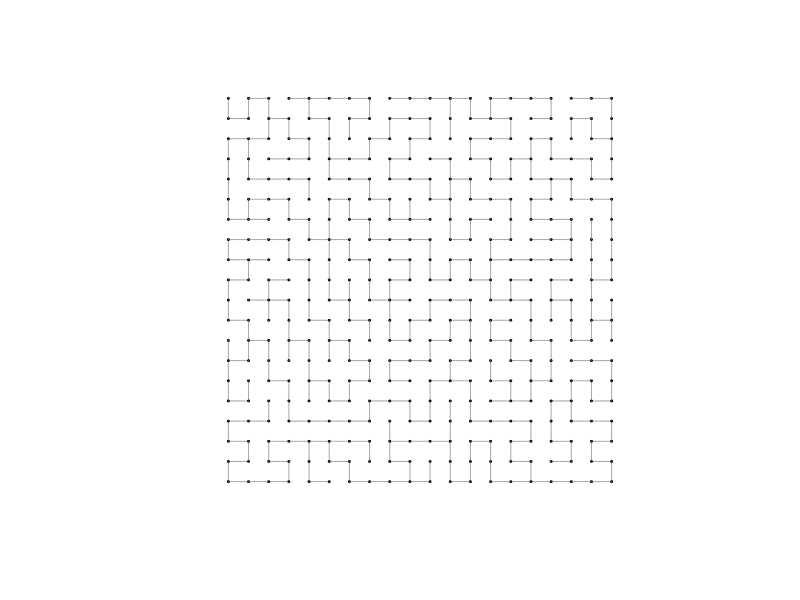

Source code (R): (Note: this script raises an error after producing the figure.)
rm(list=c(ls()))

library(igraph)
#setwd("/Users/jyeakel/Dropbox/PostDoc/2014_Empirical_Watersheds")

L <- 20


#Build Nearest Neighbor Information (Periodic Boundary conditions for LR)
riv.nn <- array(list(),c(L,L))
for (i in 1:L) {
  for (j in 1:L) {
    # In the center of the matrix
    if ((1 < i) && (i < L) && (1 < j) && (j < L)) { 
      nn.ij <- matrix(0,4,2)
      nn.ij[1,] <- c(i+0,j+1)
      nn.ij[2,] <- c(i+0,j-1)
      nn.ij[3,] <- c(i-1,j+0)
      nn.ij[4,] <- c(i+1,j+0)
    }
    # On the right edge of matrix
    if ((1 < i) && (i < L) && (1 < j) && (j == L)) { 
      nn.ij <- matrix(0,3,2)
      nn.ij[1,] <- c(i+0,j-1)
      nn.ij[2,] <- c(i-1,j+0)
      nn.ij[3,] <- c(i+1,j+0)
    }
    # On the Left edge of matrix
    if ((1 < i) && (i < L) && (1 == j) && (j < L)) { 
      nn.ij <- matrix(0,3,2)
      nn.ij[1,] <- c(i+0,j+1)
      nn.ij[2,] <- c(i-1,j+0)
      nn.ij[3,] <- c(i+1,j+0)
    }
    # On the Top edge of matrix
    if ((1 == i) && (i < L) && (1 < j) && (j < L)) { 
      nn.ij <- matrix(0,3,2)
      nn.ij[1,] <- c(i+0,j+1)
      nn.ij[2,] <- c(i+0,j-1)
      nn.ij[3,] <- c(i+1,j+0)
    }
    # On the Bottom edge of matrix
    if ((1 < i) && (i == L) && (1 < j) && (j < L)) { 
      nn.ij <- matrix(0,3,2)
      nn.ij[1,] <- c(i+0,j+1)
      nn.ij[2,] <- c(i+0,j-1)
      nn.ij[3,] <- c(i-1,j+0)
    }
    # On the Top-Left Corner of matrix
    if ((1 == i) && (i < L) && (1 == j) && (j < L)) { 
      nn.ij <- matrix(0,2,2)
      nn.ij[1,] <- c(i+0,j+1)
      nn.ij[2,] <- c(i+1,j+0)
    }
    # On the Top-Right Corner of matrix
    if ((1 == i) && (i < L) && (1 < j) && (j == L)) { 
      nn.ij <- matrix(0,2,2)
      nn.ij[1,] <- c(i+0,j-1)
      nn.ij[2,] <- c(i+1,j+0)
    }
    # On the Bottom-Left Corner of matrix
    if ((1 < i) && (i == L) && (1 == j) && (j < L)) { 
      nn.ij <- matrix(0,2,2)
      nn.ij[1,] <- c(i+0,j+1)
      nn.ij[2,] <- c(i-1,j+0)
    }
    # On the Bottom-Right Corner of matrix
    if ((1 < i) && (i == L) && (1 < j) && (j == L)) { 
      nn.ij <- matrix(0,2,2)
      nn.ij[1,] <- c(i+0,j-1)
      nn.ij[2,] <- c(i-1,j+0)
    }
    riv.nn[[i,j]] <- nn.ij
  }  
}


tic <- 0
coords <- matrix(0,2,L*L)
for (i in 1:L) {
  for (j in 1:L) {
    tic <- tic + 1
    coords[,tic] <- c(i,j)
  }	
}

riv.mat <- matrix(0,L,L)
adj.m <- matrix(0,L*L,L*L)
#g <- graph.adjacency(adj.m)
node <- 1
riv.mat[node] <- 1
node.coord <- which(riv.mat == 1, arr.ind=T)
#empty.nodes <- which(degree(g)==0)
tic <- 0
span.tree <- 0
while (length(span.tree) < (L*L)) { #empty.nodes > 0
  span.tree <- unique(span.tree)
  tic <- tic + 1
  if (tic == 1) {span.tree <- node} else {span.tree <- c(span.tree,node)}
  #Find nearest neighbors to node
  node.nn.coord <- riv.nn[[node.coord[1],node.coord[2]]]
  node.nn <- apply(node.nn.coord, 1, function(x) {
    check.mat <- matrix(0,L,L)
    check.mat[x[1],x[2]] <-1
    which(check.mat==1)
    })
  #Find neighboring nodes that are OPEN
  open.nodes <- node.nn[which(!node.nn %in% span.tree == TRUE)]
  #IF THERE ARE OPEN NODES
  #Randomly select an open node
  if (length(open.nodes) > 0) {
    random.draw <- round(runif(1,min=1,max=length(open.nodes)),0)
    connect.node <- open.nodes[random.draw]
    
    #Now establish link between current node and connect.node
    #Update the spanning tree
    adj.m[node,connect.node] <- 1
    adj.m[connect.node,node] <- 1
    #g <- graph.adjacency(adj.m,mode="undirected")
    
    #Now label the connect.node the current node
    node <- connect.node
    check.mat <- matrix(0,L,L)
    check.mat[node] <- 1
    node.coord <- which(check.mat == 1, arr.ind=T)
  } else {
    
    #IF THERE ARE NO OPEN NODES
    #Randomly select a node from the span.tree (with open neighbors) and try again.
    #Find nodes on span.tree with OPEN NEIGHBORS
    #Make a list of neighbors for each node on span.tree
    nn.span <- list(length(span.tree))
    for (i in 1:length(span.tree)) {
      span.node <- span.tree[i]
      nn.span[[i]] <- riv.nn[[span.node]]
    }
    
    #Determine which neighbors are open:
    nn.open.test <- lapply(nn.span,function(x){
      apply(x,1,function(y){
        check.mat <- matrix(0,L,L)
        check.mat[y[1],y[2]] <- 1
        nn.check <- which(check.mat==1)
        nn.check %in% span.tree
      })
    })
    span.tree.open <- span.tree[which(unlist(lapply(
      nn.open.test,function(x){any(x==FALSE)}))==TRUE)]
    random.draw <- round(runif(1,min=1,max=length(span.tree.open)),0)
    
    #Define new starting position (do not draw links on this step)
    node <- span.tree.open[random.draw]
    check.mat <- matrix(0,L,L)
    check.mat[node] <- 1
    node.coord <- which(check.mat == 1, arr.ind=T)
  }
  
  #Current alg. stops when span.tree fills nodes.
  #This way, we don't have to use igraph (which takes a long time)
  #empty.nodes <- which(degree(g)==0)
}

g <- graph.adjacency(adj.m,mode="undirected")

plot(g,layout=t(coords),vertex.size=1,vertex.label=NA,edge.arrow.mode=0)






###########################################
# BEGIN OPTIMAL CHANNEL NETWORK ALGORITHM #
###########################################

# First we need to orient all directed edges to flow towards the confluence
# Identify Confluence and tributaries
tribs <- which(degree(g)==1)
conf <- tribs[1]
tribs <- tribs[2:length(tribs)]
lt <- length(tribs)
#Build (accurate) directed net
dadj.m <- matrix(0,L*L,L*L)
for (i in 1:lt) {
  trib.i <- tribs[i]
  #find the path from trib to confluence (w.o.r. to flow)
  path <- get.shortest.paths(g,trib.i,conf,mode="all")[[1]]
  lp <- length(path)
  #Build the directed adjacency matrix
  for (j in 1:(lp-1)) {
    to.node <- path[j]
    from.node <- path[j+1]
    dadj.m[from.node,to.node] <- 1
  }	
}
dg <- graph.adjacency(dadj.m)

#Assign River Area (second try)
gamma <- 0.5
r.area <- numeric(L*L)
paths <- shortest.paths(dg,conf,mode="out")
longest.path <- which(paths==max(paths))
lpath <- paths[longest.path[1]]
for (i in seq(lpath,0,-1)) {
  nodes.dist <- which(paths == i)
  num.nodes <- length(nodes.dist)
  for (j in nodes.dist) {
    incoming.nodes <- neighbors(dg,j,mode="out")
    if (length(incoming.nodes) > 0) {
      area.neighbors <- r.area[incoming.nodes]
      r.area[j] <- sum(area.neighbors) + 1
    } else {
      r.area[j] <- 1
    }		
  }
}
early.r.area <- r.area
H <- sum(r.area^gamma)		
early.dg <- dg


plot(dg,layout=t(coords),vertex.size=log(early.r.area+1)/2,vertex.label=NA,
     edge.arrow.mode=1,edge.arrow.size=0.5)



# Build Late River Network with Simulated Annealing Algorithm
minutes <- 5
pt.max <- minutes*60 # how long to run simulation in seconds
pt1 <- proc.time()
tic <- 0
pt.elapsed <- 0
r.H <- numeric()
while (pt.elapsed < pt.max) {
  tic <- tic + 1
  new.adj.m <- dadj.m
  
  edge.list <- get.edgelist(dg)
  #Delete links connected to conluence (to retain confluence)
  to.sample <- intersect(which(edge.list[,1] != conf),which(edge.list[,2] != conf))
  r <- sample(to.sample,1)
  change.link <- edge.list[r,]
  #Find coordinates of ego node
  ego <- change.link[1]
  change.link.m <- matrix(0,L,L); change.link.m[ego] <- 1
  node.i <- as.numeric(which(change.link.m == 1, arr.ind = TRUE))
  
  #Find nearest nieghbors
  nn.i <- riv.nn[[node.i[1],node.i[2]]]
  # delete nearest neighbors that have links to ego
  lnn <- length(nn.i[,1])
  tick <- 0; nn.del <- numeric()
  for (k in 1:lnn) {
    conn <- riv.nn[[node.i[1],node.i[2]]][k,]
    link.m <- matrix(0,L,L); link.m[conn[1],conn[2]] <- 1
    link <- which(link.m == 1)
    
    if ((dadj.m[ego,link] == 1) || (dadj.m[link,ego] == 1)) {
      tick <- tick + 1
      nn.del[tick] <- k
    }
  }
  if (length(nn.del) > 0) {
    nn.i <- nn.i[-nn.del,]
  }
  
  # If there are nearest neighbors, perform next step. If not, continue while loop
  if (length(nn.i) > 0) {
    # choose random nearest neighbor
    if (is.matrix(nn.i) == TRUE) {
      lnn <- length(nn.i[,1])
      seq.nn <- sample(seq(1,lnn),lnn,replace=F)
      test.no.components <- numeric(lnn)
      new.link <- numeric(lnn)
      ticn <- 0
      for (n in seq.nn) {
        ticn <- ticn + 1
        new.link.m <- matrix(0,L,L); new.link.m[nn.i[n,1],nn.i[n,2]] <- 1
        new.link[ticn] <- which(new.link.m == 1)
        # Make sure the change does not increase components or make loops
        ### Find minimum components!
        # Test change
        test.adj.m <- dadj.m
        test.adj.m[change.link[1],change.link[2]] <- 0
        test.adj.m[ego,new.link[ticn]] <- 1
        test.g <- graph.adjacency(test.adj.m)
        #Convert test.g to undirected graph
        #test.g <- as.undirected(test.g)
        test.no.components[ticn] <- no.clusters(test.g)
      }	
    } else {
      new.link.m <- matrix(0,L,L); new.link.m[nn.i[1],nn.i[2]] <- 1
      new.link <- which(new.link.m == 1)
      # Make sure the change does not increase components or make loops
      ### Find minimum components!
      # Test change
      test.adj.m <- dadj.m
      test.adj.m[change.link[1],change.link[2]] <- 0
      test.adj.m[ego,new.link] <- 1
      test.g <- graph.adjacency(test.adj.m)
      #Convert test.g to undirected graph
      #test.g <- as.undirected(test.g)
      test.no.components <- no.clusters(test.g)
    }		
    #which(test.no.components == 1)
    potential.moves <- which(test.no.components == 1)
    
    # If the change does not increase components, then test RIVER AREA
    if (length(potential.moves) > 0) {
      
      #Choose applicable link
      rl <- sample(potential.moves,1)
      #Eliminate old link
      new.adj.m[change.link[1],change.link[2]] <- 0
      # Build new link in proposed adjacency matrix
      new.adj.m[ego,new.link[rl]] <- 1
      # Build new proposed graph
      new.g <- graph.adjacency(new.adj.m)
      
      # Establish New River Flow
      # Identify Confluence and tributaries
      tribs <- which(degree(new.g)==1)
      tribs <- tribs[-1]
      lt <- length(tribs)
      #Build (accurate) directed net
      new.dadj.m <- matrix(0,L*L,L*L)
      for (n in 1:lt) {
        trib.i <- tribs[n]
        #find the path from trib to confluence (w.o.r. to flow)
        path <- get.shortest.paths(new.g,trib.i,conf,mode="all")[[1]]
        lp <- length(path)
        #Build the directed adjacency matrix
        for (m in 1:(lp-1)) {
          to.node <- path[m]
          from.node <- path[m+1]
          new.dadj.m[from.node,to.node] <- 1
        }	
      }
      new.dg <- graph.adjacency(new.dadj.m)
      
      if (no.clusters(new.dg) == 1) {
        
        # #Assign River Area
        # new.r.area <- numeric(L*L) + 1
        # for (n in 1:(L*L)) {
        # if (all(n != tribs)) {
        # #Find all paths flowing into node i
        # paths.upriver <- get.shortest.paths(new.dg,n,mode="out")
        # paths.upriver <- do.call(c,paths.upriver)
        # #What are the unique paths?
        # unique.upriver <- unique(paths.upriver)
        # # Do not need '+1' because node i is included in this list
        # new.r.area[n] <- length(unique.upriver)
        # }
        # }
        
        # Assign River Area (NEW)
        new.r.area <- numeric(L*L) + 1
        paths <- shortest.paths(new.dg,conf,mode="out")
        longest.path <- which(paths==max(paths))
        lpath <- paths[longest.path[1]]
        for (n in seq(lpath,0,-1)) {
          nodes.dist <- which(paths == n)
          num.nodes <- length(nodes.dist)
          for (m in nodes.dist) {
            incoming.nodes <- neighbors(new.dg,m,mode="out")
            if (length(incoming.nodes) > 0) {
              area.neighbors <- new.r.area[incoming.nodes]
              new.r.area[m] <- sum(area.neighbors) + 1
            } else {
              new.r.area[m] <- 1
            }		
          }
        }
        
        # Calculate H(s')
        new.H <- sum(new.r.area^gamma)
        
        #######################
        # SIMULATED ANNEALING #
        #######################
        T0 <- pt.max
        alpha <- 0.9
        temp <- T0*alpha^pt.elapsed
        draw <- runif(1,c(0,1))
        prob <- exp(-(new.H - H)/temp)
        # If draw is less than prob, accept regardless of potential
        if (draw < prob) {
          late.r.area <- new.r.area
          H <- new.H
          dadj.m <- new.dadj.m
          dg <- new.dg
          late.dg <- dg
          print(c(H,no.clusters(dg)))
        } else {
          # Accept new river config if potential is lower
          if (new.H < H) {
            late.r.area <- new.r.area
            H <- new.H
            dadj.m <- new.dadj.m
            dg <- new.dg
            late.dg <- dg
            print(c(H,no.clusters(dg)))
          }
        }
      } # End if no.clusters == 1
      
    } # End if potential moves > 0
    
  } # End if there are nearest neighbors
  #Record current H
  r.H[tic] <- H
  #Record elapsed time
  pt2 <- proc.time()
  pt <- pt2-pt1
  pt.elapsed <- pt[3]
} # End While loop

#1399.039

plot(late.dg,layout=t(coords),vertex.size=log(late.r.area+1)/2,vertex.color="lightblue",
     edge.color="darkgrey",edge.arrow.mode=1,edge.arrow.size=0.3,vertex.label=NA)
plot(r.H,type="l")



####################################
### Calculate fractal properties ###
####################################

tot.area <- sum(late.r.area)
grain <- tot.area/50
seq.area <- seq(100,tot.area,grain)
reps <- 50
tic <- 0
tribs <- which(degree(late.dg)==1)
tribs <- tribs[-1]
mean.area <- numeric(length(seq.area))
variance.area <- numeric(length(seq.area))
mean.L <- numeric(length(seq.area))
variance.L <- numeric(length(seq.area))
for (i in seq.area) {
  tic <- tic + 1
  sub.area <- numeric(reps)
  sub.L <- numeric(reps)
  for (r in 1:reps) {
    #Grab random trib
    r.node <- sample(tribs,1)
    count.area <- 1
    while (count.area <= i) {
      #Grab immediate downstream node
      node.down <- neighbors(late.dg,r.node,mode="in")
      #All nodes upstream from new node
      upstream <- tribs[which(shortest.paths(late.dg,tribs,node.down,mode="in") != Inf)]
      all.nodes <- list()
      for (k in 1:length(upstream)) {
        all.nodes[[k]] <- get.shortest.paths(late.dg,upstream[k],node.down,mode="all")
      }	
      subgraph.vertices <- unique(unlist(all.nodes))
      count.area <- sum(late.r.area[subgraph.vertices])
      r.node <- node.down
    }	
    #Build Subtree
    sub.dg <- induced.subgraph(late.dg,subgraph.vertices)
    #Calculate subtree stats
    sub.area[r] <- count.area
    sub.L[r] <- length(get.diameter(sub.dg))
  }
  mean.area[tic] <- mean(sub.area)	
  variance.area[tic] <- var(sub.area)
  mean.L[tic] <- mean(sub.L)
  variance.L[tic] <- var(sub.L)
  print(tic)
}

model1 <- lm(log(mean.L[30:50])~log(mean.area[30:50]))
model2 <- lm(log(mean.area[30:50])~log(mean.L[30:50]))
x <- seq(0,50,1)
y1 <- x*model1$coefficients[2] + model1$coefficients[1]
y2 <- x*model2$coefficients[2] + model2$coefficients[1]

plot(mean.area,mean.L,pch=16,col="dodgerblue3",cex=0.8,
     main=paste("h=",model1$coefficients[2]),xlim=c(0,12000))

par(mfrow=c(1,2))
plot(log(mean.area),log(mean.L),pch=16,col="dodgerblue3",cex=0.8,
     main=paste("h=",model1$coefficients[2]))
abline(model1)
plot(log(mean.L),log(mean.area),pch=16,col="dodgerblue3",cex=0.8,
     main=paste("H=",model2$coefficients[2]-1))
abline(model2)

plot(mean.area,mean.L,pch=16,col="dodgerblue3",log="xy",xaxt="n",cex=0.8,
     main=paste("h=",model1$coefficients[2]),xlim=c(1000,100000))
ticks <- seq(3, 5, by=1)
labels <- sapply(ticks, function(i) as.expression(bquote(10^ .(i))))
axis(1, at=c(1000, 10000, 100000), labels=labels)
modelplot <- lm(mean.L~mean.area)
abline(modelplot,untf=TRUE)




